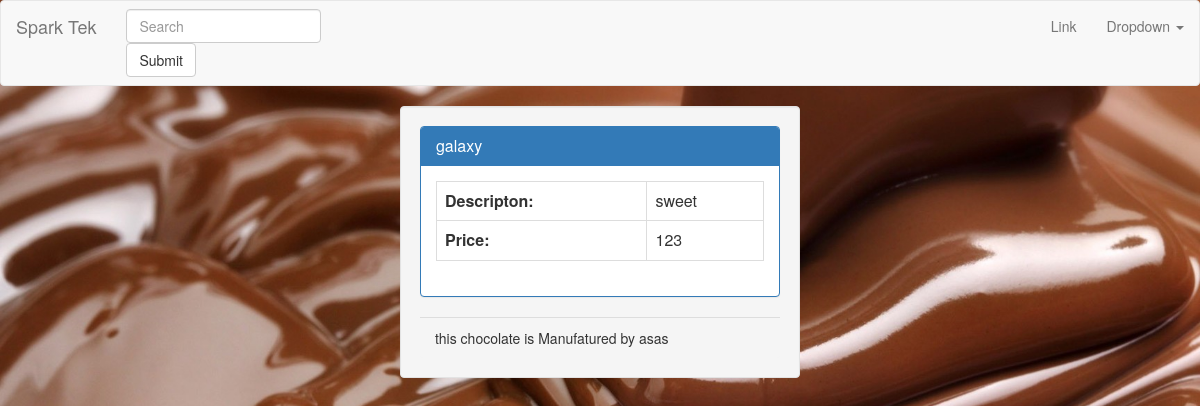
/register/chocolate/info/1/, run on the app's committed database.
### registration/models.py (models this page shows)
class Chocolate(models.Model):
    id = models.AutoField(primary_key=True)
    name = models.CharField(_('Chocolate Name'),max_length=100,blank=True )
    description = models.CharField(_('Chocolate Description'),max_length=1000,blank=True )
    manufacturer = models.CharField(_('Chocolate Manufacturer'),max_length=100,blank=True )
    price = models.IntegerField(_('Chocolate Price'),
                                 validators=[MaxValueValidator(1000), MinValueValidator(0)],
                                 help_text=_('4 digits maximum'), blank=True, null=True)

### registration/views.py (the view)
# urls.py: url( r'^chocolate/info/(?P<choco_id>\d+)/$', ChocolateDetailsView.as_view(), name="chocolate_detail"),
class ChocolateDetailsView(DetailView):
	template_name = "chocolate_detail.html"
	def get_object(self, queryset=None):
		choco_id = self.kwargs['choco_id']
		obj = Chocolate.objects.get(id=choco_id)
		if obj:
			return obj
		else:
			raise Http404("No details Found.")

### registration/templates/chocolate_detail.html (shortened to what this page needs)
{% extends 'base.html' %}
{% load register_extras %}
{% load staticfiles %}
{% block body %}
<body><div class="col-md-4 col-md-offset-4 well">
<div class="panel panel-primary">
<div class="panel-heading">
  <h6 class="panel-title">
{{ object.name }}</h6>
</div>
<div class="panel-body">
    <table class="table table-hover table-bordered table-responsive">
<tr>
 <th>Descripton:</th> <td>{{ object.description }}</td>
</tr><th>Price: </th><td>{{ object.price }}</td>          </table>
</div>
</div>
<div class="panel-footer">this chocolate is Manufatured by {{ object.manufacturer }}</div>
</div>
{% endblock body %}

### data on the page
Chocolate: name "galaxy", description "sweet", price "123", manufacturer "asas"
